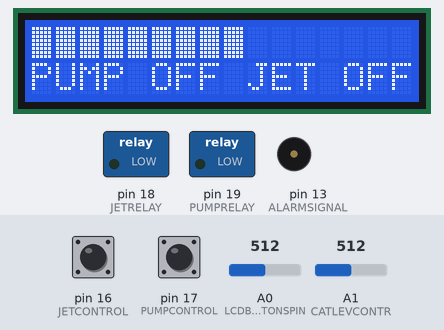
Simulated run of this sketch. Board: Arduino Uno, built with avr-gcc and run on an emulated ATmega328P. Shown: 16×2 character LCD, switched loads named in the sketch (green lamp = pin HIGH), buzzer (waves = sounding). The test bench sets the inputs (shaded band); at power-on: A1 (CATLEVCONTR) = 512, pin 16 (JETCONTROL) HIGH, pin 17 (PUMPCONTROL) HIGH, A0 (LCDBUTTONSPIN) = 512. The modem accepts every AT command (registered, SIM ready, sends succeed) and sends nothing else; pins used as bus, display or sensor lines are not drawn; what the sketch prints to the serial monitor is not drawn.

Above: at 21.8 s.
21.9 s: A1 (CATLEVCONTR) set to 900
At 25.8 s:
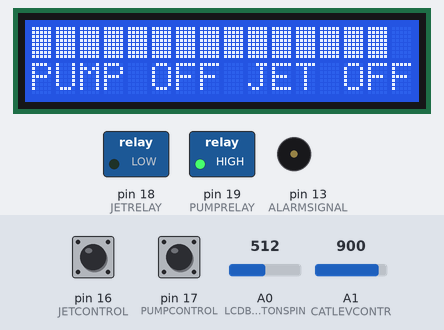
26.3 s: pin 16 (JETCONTROL) pulled LOW for 1.7 s
At 27.6 s:
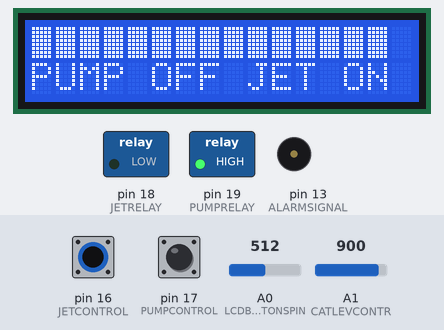
29.6 s: pin 17 (PUMPCONTROL) pulled LOW for 1.7 s
At 31.0 s:
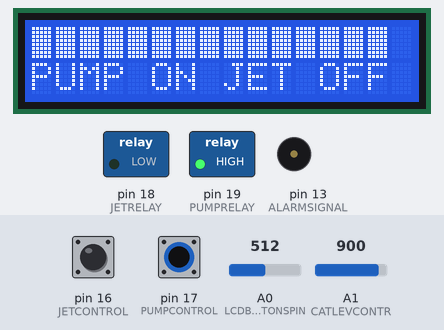
33.0 s: A1 (CATLEVCONTR) set to 590
At 33.7 s:
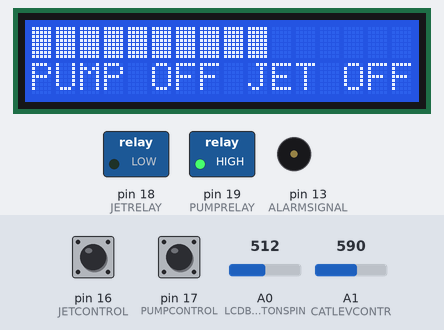
35.0 s: pin 16 (JETCONTROL) pulled LOW for 1.7 s
At 36.1 s:
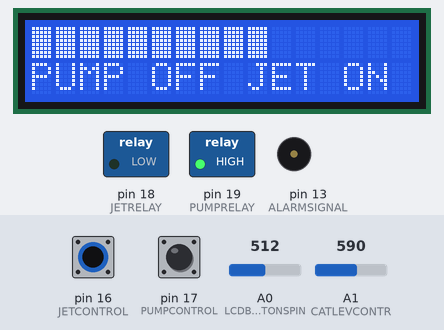
Timing chart, 0 to 38.0 s (numbered marks = the images above; inputs shaded):
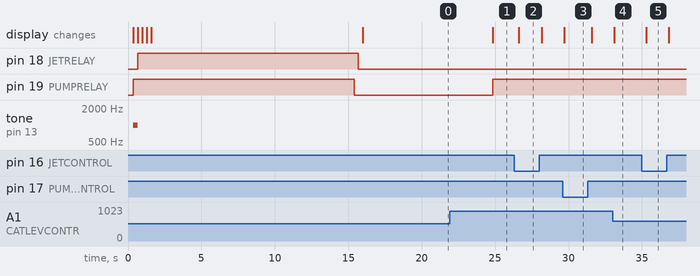

Measured:
- after the input at 21.9 s, the display: changes after 2.9 s (image 1)
- after the input at 26.3 s, the display: changes after 0.32 s (image 2)
- after the input at 29.6 s, the display: changes after 0.12 s (image 3)
- after the input at 33.0 s, the display: changes after 0.12 s (image 4)
- after the input at 35.0 s, the display: changes after 0.28 s (image 5)

The sketch:

sketch.ino
```cpp
// добавляем необходимые библиотеки
#include <LiquidCrystal.h>
#include <SoftwareSerial.h>

SoftwareSerial GPRSSerial(2, 3); // RX, TX
LiquidCrystal lcd(8, 9, 4, 5, 6, 7 );

int valpump = 0;     // хранит значение пина контроля реле насоса
int valjet = 0;     // хранит значение пина контроля реле форсунки
int valcat = 0;		// хранит значение пина контроля уровня катализатора (с ацп)
int lcdcatval = 0;	// хранит пересчитанное значение уровня катализатора для отображения на дисплее
String secondline;	//здесь собираем состояние реле насоса и форсунки для вывода во вторую строку дисплея
String PUMPstr[]={"PUMP ON", "PUMP OFF"};
String JETstr[]={"JET ON", "JET OFF"};
const String siteaddress = "185.86.119.8";   //ip адрес сервера или адрес сайта для отправки данных
const String actionscript = "pumptest.php";  //скрипт на сервере для приема данных

// Нажатые кнопки
int button;
const int BUTTON_NONE   = 0;
const int BUTTON_RIGHT  = 1;
const int BUTTON_UP     = 2;
const int BUTTON_DOWN   = 3;
const int BUTTON_LEFT   = 4;
const int BUTTON_SELECT = 5;
const int LCDBUTTONSPIN = 0; // считываем значения нажатых кнопок с аналогового входа(A0)

//пины, к которым подключены реле и кнопки
const int PUMPRELAY     = 19;	//управление реле насоса
const int JETRELAY      = 18;	//управление реле форсунки
const int PUMPCONTROL   = 17;	//контроль реле насоса
const int JETCONTROL    = 16;	//контроль реле форсунки
const int POWERGPRS     = 12;	//управление питанием модуля SIM900
const int ALARMSIGNAL   = 13;	//вывод на пьезо пищалку
const int CATLEVCONTR   = 15;	//аналоговый вход для контроля уровня катализатора

//организация задержек для
//   отправки данных на сервер (25 секунд)
unsigned long previousT0Millis = 0;
const long intervalT0 = 25000;
//  обновления данных на дисплее (1 секнда)
unsigned long previousT1Millis = 0;
const long intervalT1 = 1000;

//вкл сирену при аварии (вкл.-выкл.)
unsigned long alarmison = 0;

void setup() { // инициализация входных и выходных пинов, переферии
  Serial.begin(19200);
  Serial.println("LCD INIT");
  lcd.begin(16, 2);
  lcd.print("Initialisation");

  Serial.println("ALARM INIT");
  lcd.clear();
  lcd.print("ALARM INIT");
  pinMode(ALARMSIGNAL, OUTPUT);
  delay(300);
  tone(ALARMSIGNAL,1000,300);

  Serial.println("PUMPRELAY INIT");
  lcd.clear();
  lcd.print("PUMPRELAY INIT");
  pinMode(PUMPRELAY, OUTPUT);
  digitalWrite(PUMPRELAY, HIGH);
  delay(300);

  Serial.println("JETRELAY INIT");
  lcd.clear();
  lcd.print("JETRELAY INIT");
  pinMode(JETRELAY, OUTPUT);
  digitalWrite(JETRELAY, HIGH);
  delay(300);

  Serial.println("PUMPCONTROL INIT");
  lcd.clear();
  lcd.print("PUMPCONTROL INIT");
  pinMode(PUMPCONTROL, INPUT_PULLUP);
  delay(300);

  Serial.println("JETCONTROL INIT");
  lcd.clear();
  lcd.print("JETCONTROL INIT");
  pinMode(JETCONTROL, INPUT_PULLUP);
  delay(300);

  Serial.println("GPRS INIT");
  pinMode(POWERGPRS, OUTPUT);
  GPRSSerial.begin(19200);               // скорость последовательного порта модуля SIM900

  powerongprs();
  delay(300);
  ShowSerialData();

  pumpswitch(1);
  jetswitch(1);

  readControls();
  poweronsend();
}

void loop() {
    //задержки для отправки и отрисовки данных
    unsigned long currentMillis = millis();
  if(currentMillis - previousT0Millis >= intervalT0)
  {
    previousT0Millis = currentMillis;
    sendtoserver();  //отправляем данные на сервер
  }
  if(currentMillis - previousT1Millis >= intervalT1)
  {
    previousT1Millis = currentMillis;
    readControls();  //выводим данные на дисплей
  }

  //если авария, то играем сирену
  if (alarmison)
    {
      tone(ALARMSIGNAL,1000);
      delay(300);
      noTone(ALARMSIGNAL);
      tone(ALARMSIGNAL,500);
      delay(300);
    }

  ShowSerialData();

  //определение нажатых кнопок
  button = getPressedButton();
  switch (button) {
    case BUTTON_RIGHT:
      //powerongprs();
      alarmison = 0;
      noTone(ALARMSIGNAL);
      break;
    case BUTTON_LEFT: //выкл насос
      pumpswitch(0);
      readControls();
      break;
    case BUTTON_UP: //вкл форсунку
      jetswitch(1);
      readControls();
      break;
    case BUTTON_DOWN: //выкл форсунку
      jetswitch(0);
      readControls();
      break;
    case BUTTON_SELECT: //вкл насос
      pumpswitch(1);
      readControls();
      break;
  }
}

void powerongprs() //включение модуля SIM900
{
  lcd.clear();
  lcd.print("GPRS INIT");
  digitalWrite(POWERGPRS,LOW);
  delay(1500);
  digitalWrite(POWERGPRS,HIGH);
  delay(2000);
  digitalWrite(POWERGPRS,LOW);
  delay(10000); //эту задержку можно уменьшить, если сигнал хороший, но меньше 5000 не желательно.
		//сим-карта может не успеть зарегисрироваться в сети
  GPRSSerial.println("AT");       // обязательная запись в модуль SIM900 для установки скорости порта
}

void pumpswitch(int onoff)  //вкл выкл реле насоса
{
  if(onoff)
  {
    Serial.println("PUMPRELAY poweron");
    digitalWrite(PUMPRELAY, LOW);
    delay(300);
  }
  else
  {
    Serial.println("PUMPRELAY poweroff");
    digitalWrite(PUMPRELAY, HIGH);
    delay(300);
  }
}

void jetswitch(int onoff)  //вкл выкл реле форсунки
{
  if(onoff)
  {
    Serial.println("JETRELAY poweron");
    digitalWrite(JETRELAY, LOW);
    delay(300);
  }
  else
  {
    Serial.println("JETRELAY poweroff");
    digitalWrite(JETRELAY, HIGH);
    delay(300);
  }
}

void sendtoserver() //отправка данных на сервер
{
  String tmpstring;
  //формируем строку запроса
  tmpstring = "?module=moduleid4564654654&pump="+String(valpump)+"&jet="+String(valjet)+"&catlevel="+valcat;
  //отправляем по короткой схеме. считаем, что GPRS инициализирован.
  shorthttp(tmpstring);
  //SubmitHttpRequest(tmpstring);
}

void poweronsend() //отправляем сигнал "я включился" на сервер
{
  String tmpstring;
  tmpstring = "?module=moduleid4564654654&pump="+String(valpump)+"&startup=1&jet="+String(valjet)+"&catlevel="+valcat;
  SubmitHttpRequest(tmpstring);
}

void emergencystop(String reason) //отправка сигнала "я сломался" на сервер. в переменной reason можно указать причину
{
  String tmpstring;
  tmpstring = "?module=moduleid4564654654&pump="+String(valpump)+"&jet="+String(valjet)+"&catlevel="+valcat+"&warning="+reason;
  SubmitHttpRequest(tmpstring);
}

void readControls()  //чтение контрольных пинов и вывод на дисплей.
{
  lcd.clear();
  valcat = analogRead(CATLEVCONTR);
  valpump = digitalRead(PUMPCONTROL);
  valjet = digitalRead(JETCONTROL);

  lcdcatval = round(valcat*16/1024);
  if ((valcat<100) and ((valpump<1) or (valjet<1)))  //если мало катализатора, то
  {
    jetswitch(0); //аварийный останов
    pumpswitch(0);
    alarmison=1;   //и включение сирены
    emergencystop("мало-катализатора");  //отправка сигнала "авария" на сервер с указанием причины
  }
  lcd.setCursor(0, 0);
  for (int i=0; i<=lcdcatval;i++) //вывод уровня катализатора в первую строку дисплея.
    { lcd.write(255);}  //просто заполняем закрашенными квадратами пропорционально значению на пине
  secondline = PUMPstr[valpump] + " " + JETstr[valjet];
  lcd.setCursor(0, 1);
  lcd.print(secondline);
  Serial.println(secondline+" "+valcat);
}

void shorthttp(String msg)  //короткая схема отправки запроса. считаем, что GPRS инициализирован
{
 GPRSSerial.println("AT+HTTPPARA=\"URL\",\""+siteaddress+"/"+actionscript+msg+"\"");
 delay(100);
 ShowSerialData();
 GPRSSerial.println("AT+HTTPACTION=0");//submit the request
 delay(1000);//задержка важна. сервер может думать долго. если зависает, нужно увеличить задержку. ответ сервера надо минимизировать, чтобы не читать много данных.
 ShowSerialData();
}

//длинная схема отправки http запроса
//обязательно выполняется при включении
//здесь инициализируется GPRS
//задержки нужны для правильной инициализации GPRS
void SubmitHttpRequest(String msg)
{
 GPRSSerial.println("AT+CSQ");
 delay(100);
 ShowSerialData();
 GPRSSerial.println("AT+CGATT?");
 delay(100);
 ShowSerialData();
 GPRSSerial.println("AT+SAPBR=3,1,\"CONTYPE\",\"GPRS\"");
 delay(100);
 ShowSerialData();
 GPRSSerial.println("AT+SAPBR=3,1,\"APN\",\"internet\"");//установка точки доступа APN. вторым параметром идет адрес сервера APN. для мегафона это internet
 delay(1000);
 ShowSerialData();
 //раскоментировать следующие 2 строки, если часто приходит ошибка 601, 602, 603 или 604
 //GPRSSerial.println("AT+SAPBR=0,1");
 //delay(2000);
 ShowSerialData();
 GPRSSerial.println("AT+SAPBR=1,1");
 delay(2000);
 ShowSerialData();
 GPRSSerial.println("AT+HTTPINIT"); // для HTTPS запроса "AT+HTTPSINIT"
 delay(1000);
 ShowSerialData();
  GPRSSerial.println("AT+HTTPPARA=\"URL\",\""+siteaddress+"/"+actionscript+msg+"\"");
 delay(1000);
 ShowSerialData();
 GPRSSerial.println("AT+HTTPACTION=0");
 delay(3000);
 ShowSerialData();
 GPRSSerial.println("AT+HTTPREAD");
 delay(300);
 ShowSerialData();
 GPRSSerial.println("");
 delay(100);
}

void ShowSerialData() //чтение ответа от модуля SIM900. в т.ч. ответа от сервера после http запроса
{
  while(GPRSSerial.available()!=0)
   Serial.write(GPRSSerial.read());
}

int getPressedButton() {  //определяем какая кнопка нажата путем считывания аналогового сигнала.
	//особенности модуля lcd keypad 16x2
	//кнопки подключены через делитель
  int buttonValue = analogRead(LCDBUTTONSPIN);
  if (buttonValue < 100) {
    return BUTTON_RIGHT;
  }
  else if (buttonValue < 200) {
    return BUTTON_UP;
  }
  else if (buttonValue < 400) {
    return BUTTON_DOWN;
  }
  else if (buttonValue < 600) {
    return BUTTON_LEFT;
  }
  else if (buttonValue < 800) {
    return BUTTON_SELECT;
  }
  return BUTTON_NONE;
}
```
